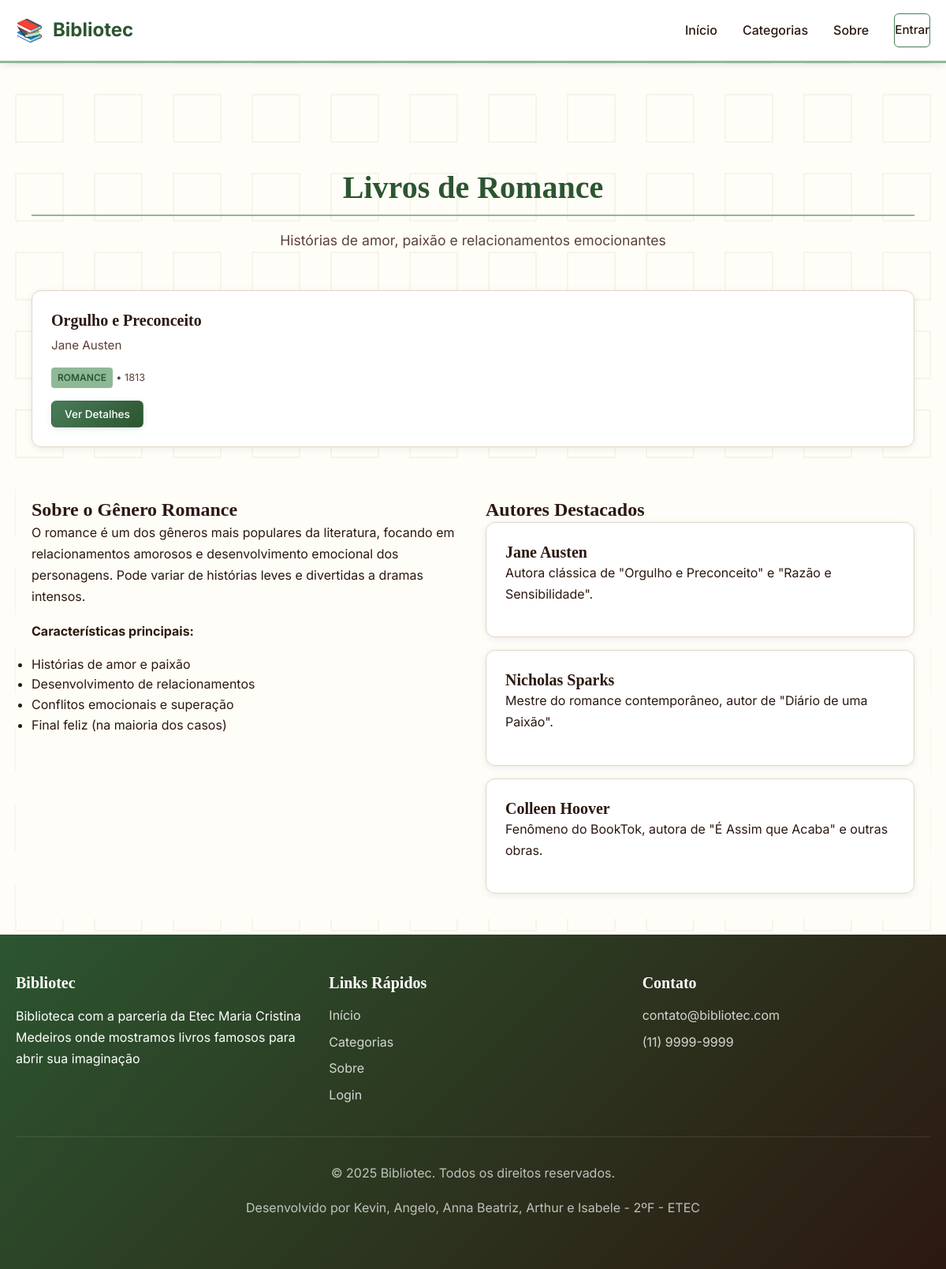
Screenshot of /bibliotec/romance.php with the database file from the repository.
### tables this page shows
CREATE TABLE `livros` (
  `id_livro` int(11) NOT NULL,
  `titulo` varchar(200) DEFAULT NULL,
  `autor` varchar(100) DEFAULT NULL,
  `genero` varchar(50) DEFAULT NULL,
  `ano_publicado` int(11) DEFAULT NULL,
  `editora` varchar(100) DEFAULT NULL,
  `numero_paginas` int(11) DEFAULT NULL,
  `imagem_url` varchar(255) DEFAULT NULL
);

### bibliotec/romance.php (the view, shortened to what this page needs)
<?php
include 'includes/conexao.php';
$genero = 'romance';
$livros_categoria = $pdo->prepare("
    SELECT * FROM LIVROS
    WHERE genero LIKE ?
    ORDER BY titulo
");
$livros_categoria->execute(["%$genero%"]);
$livros = $livros_categoria->fetchAll();
?>
<!DOCTYPE html>
<html lang="pt-BR">
<head>
    <link rel="stylesheet" href="assets/css/estilo.css">
</head>
<body>
    <?php include 'includes/header.php'; ?>
    <main>
        <section class="section">
            <div class="container">
                <div class="section-header">
                    <h2 class="section-title">Livros de Romance</h2>
                    <p class="section-subtitle">Histórias de amor, paixão e relacionamentos emocionantes</p>
                </div>
                <?php if(empty($livros)): ?>
                    <div class="text-center" style="padding: 3rem;">
                        <i class="fas fa-heart" style="font-size: 3rem; color: var(--text-muted); margin-bottom: 1rem;"></i>
                        <p style="color: var(--text-secondary);">Nenhum livro de romance cadastrado ainda.</p>
                        <?php if(isset($_SESSION['usuario_tipo']) && $_SESSION['usuario_tipo'] == 'admin'): ?>
                            <a href="admin/livros.php" class="btn btn-primary mt-2">Cadastrar Livros de Romance</a>
                        <?php endif; ?>
                    </div>
<?php else: ?>
    <div class="grid grid-3">
        <?php foreach($livros as $livro): ?>
            <div class="card">
                <div class="card-body">
                    <h3 class="card-title"><?= htmlspecialchars($livro['titulo']) ?></h3>
                    <p class="card-text"><?= htmlspecialchars($livro['autor']) ?></p>
                    <p class="card-text">
                        <span class="badge badge-primary"><?= htmlspecialchars($livro['genero']) ?></span>
                        <small>• <?= $livro['ano_publicado'] ?></small>
                    </p>
                    <div class="card-actions">
                        <button class="btn btn-primary btn-small" onclick="openBookModal(<?= $livro['id_livro'] ?>)">
                            Ver Detalhes
                        </button>
                    </div>
                </div>
            </div>
        <?php endforeach; ?>
    </div>
<?php endif; ?>
            </div>
        </section>
        <section class="section" style="background: var(--background);">
            <div class="container">
                <div class="grid grid-2">
                    <div>
                        <h3>Sobre o Gênero Romance</h3>
                        <p>O romance é um dos gêneros mais populares da literatura, focando em relacionamentos amorosos e desenvolvimento emocional dos personagens. Pode variar de histórias leves e divertidas a dramas intensos.</p>
                        <p><strong>Características principais:</strong></p>
                        <ul>
                            <li>Histórias de amor e paixão</li>
                            <li>Desenvolvimento de relacionamentos</li>
                            <li>Conflitos emocionais e superação</li>
                            <li>Final feliz (na maioria dos casos)</li>
                        </ul>
                    </div>
                    <div>
                        <h3>Autores Destacados</h3>
                        <div class="card">
                            <div class="card-body">
                                <h4>Jane Austen</h4>
                                <p>Autora clássica de "Orgulho e Preconceito" e "Razão e Sensibilidade".</p>
                            </div>
                        </div>
                        <div class="card mt-2">
                            <div class="card-body">
                                <h4>Nicholas Sparks</h4>
                                <p>Mestre do romance contemporâneo, autor de "Diário de uma Paixão".</p>
                            </div>
                        </div>
                        <div class="card mt-2">
                            <div class="card-body">
                                <h4>Colleen Hoover</h4>
                                <p>Fenômeno do BookTok, autora de "É Assim que Acaba" e outras obras.</p>
                            </div>
                        </div>
                    </div>
                </div>
            </div>
        </section>
    </main>
    <?php include 'includes/footer.php'; ?>
</body>
</html>

### bibliotec/assets/css/estilo.css (style rules this page uses)
:root { --primary-dark: #2C5530; --primary-main: #4A7C59; --primary-light: #8FB996; --secondary-dark: #8B4513; --secondary-main: #D2691E; --secondary-light: #F4A460; --background: #FEFDF7; --surface: #FFFFFF; --paper: #FFF8E1; --text-primary: #2C1810; --text-secondary: #5D4037; --text-muted: #8D6E63; --border: #E0D6C8; --shadow: rgba(44, 24, 16, 0.08); --shadow-hover: rgba(44, 24, 16, 0.15); --success: #388E3C; --warning: #F57C00; --error: #D32F2F; --info: #1976D2; --destaque-ouro: #D4AF37; --destaque-marrom: #8B4513; --destaque-verde: #2E7D32; }
* { margin: 0; padding: 0; box-sizing: border-box; }
body { font-family: 'Inter', 'Georgia', serif; line-height: 1.6; background-color: var(--background); color: var(--text-primary); font-weight: 400; }
main { flex: 1; padding-top: 80px; }
.container { max-width: 1200px; margin: 0 auto; padding: 0 20px; }
h1, h2, h3, h4, h5, h6 { font-weight: 600; line-height: 1.3; color: var(--text-primary); font-family: 'Georgia', serif; }
h2 { font-size: 2rem; border-bottom: 2px solid var(--primary-light); padding-bottom: 0.5rem; margin-bottom: 1.5rem; }
h3 { font-size: 1.5rem; }
h4 { font-size: 1.25rem; }
p { margin-bottom: 1rem; line-height: 1.7; }
.btn { display: inline-flex; align-items: center; justify-content: center; padding: 12px 24px; border-radius: 6px; font-weight: 500; font-size: 0.95rem; cursor: pointer; transition: all 0.3s ease; border: none; font-family: 'Inter', sans-serif; gap: 8px; text-decoration: none; border: 1px solid transparent; }
.btn-primary { background: linear-gradient(135deg, var(--primary-main) 0%, var(--primary-dark) 100%); color: white; box-shadow: 0 2px 8px var(--shadow); }
.btn-small { padding: 8px 16px; font-size: 0.85rem; }
.card { background-color: var(--surface); border-radius: 12px; box-shadow: 0 2px 8px var(--shadow); overflow: hidden; transition: all 0.3s ease; border: 1px solid var(--border); }
.card-body { padding: 1.5rem; }
.card-title { font-size: 1.25rem; margin-bottom: 0.5rem; color: var(--text-primary); }
.card-text { color: var(--text-secondary); font-size: 0.95rem; margin-bottom: 1rem; line-height: 1.5; }
.card-actions { display: flex; gap: 0.5rem; flex-wrap: wrap; }
.grid { display: grid; gap: 2rem; }
.grid-2 { grid-template-columns: repeat(auto-fit, minmax(300px, 1fr)); }
.grid-3 { grid-template-columns: repeat(auto-fit, minmax(250px, 1fr)); }
.section { padding: 4rem 0; }
.section-header { text-align: center; margin-bottom: 3rem; }
.section-title { font-size: 2.5rem; margin-bottom: 1rem; color: var(--primary-dark); }
.section-subtitle { color: var(--text-secondary); font-size: 1.1rem; max-width: 600px; margin: 0 auto; }
.badge { display: inline-block; padding: 4px 8px; border-radius: 4px; font-size: 0.75rem; font-weight: 600; text-transform: uppercase; }
.badge-primary { background-color: var(--primary-light); color: var(--primary-dark); }
.mt-2 { margin-top: 1rem; }
.container { max-width: 1200px; margin: 0 auto; padding: 0 20px; width: 100%; }
.section { padding: 2rem 0; min-height: auto; overflow: visible; }
body { margin: 0; padding: 0; min-height: 100vh; display: flex; flex-direction: column; }

### rows the page displays
livros: titulo "Orgulho e Preconceito", autor "Jane Austen", genero "ROMANCE", ano_publicado "1813"
